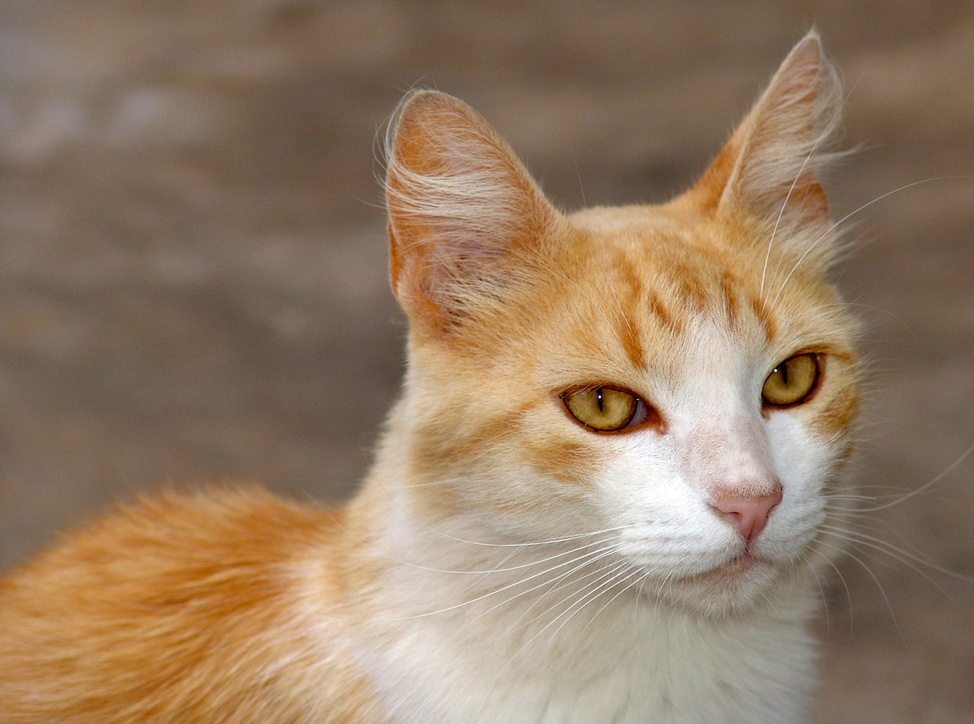
#> input picture img1.jpg, 974 x 724 px, shrunk from 2400 x 1784 before the run
$ jupyter execute --allow-errors Laboratorio1.ipynb
#> lines starting #> are read from the running program, lines starting #| are printed output that depends on the picture
### HOJA DE TRABAJO #1

[cell 1]
import cv2
import matplotlib.pyplot as plt
import numpy as np

### Problema No. 1

[cell 2]
img = cv2.imread("img1.jpg")
#> img is the input picture: shape (724, 974, 3); mean B, G, R 100.3, 124.3, 148.1
img = cv2.cvtColor(img, cv2.COLOR_BGR2RGB)

[cell 3]
img[0,0]
#> Out = [122, 109, 101]

[cell 4]
plt.imshow(img)
plt.show()

[cell 5]
def activate_color_channels(img_path, color):

#> called with img_path = 'img1.jpg', color = 1
    b, g, r = cv2.split(img)
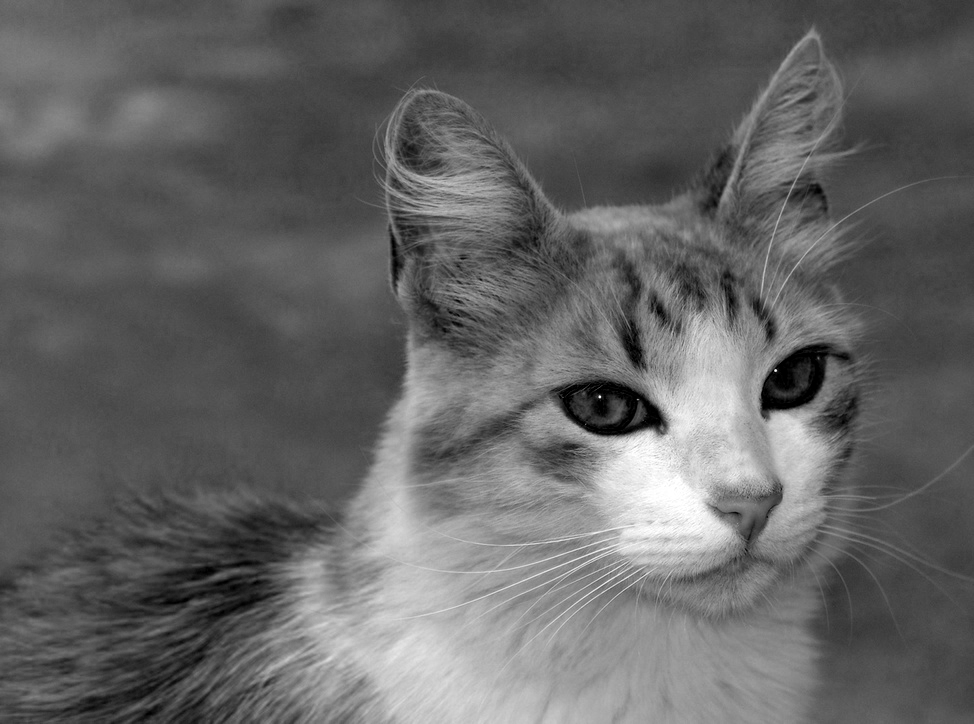
#> r: shape (724, 974); min 0, max 255, mean 100.3

    zeros = np.zeros(img.shape[:2], dtype="uint8")

    if color == 1:
        resolucion = cv2.merge([b, zeros, zeros])
    elif color == 2:
        resolucion = cv2.merge([zeros, g, zeros])
    elif color == 3:
        resolucion = cv2.merge([zeros, zeros, r])
    elif color == 10:
        resolucion = cv2.merge([zeros, g, r])
    elif color == 20:
        resolucion = cv2.merge([b, g, zeros])
    elif color == 30:
        resolucion = cv2.merge([b, zeros, r])
    else:
        raise ValueError("Color debe ser 1, 2, 3, 10, 20, o 30")

    return resolucion

### 1.1 Si el parámetro color vale 1, la imagen debe mostrar activos únicamente el color azul.

[cell 6]
img_path = 'img1.jpg'
color = 1
Resultado1 = activate_color_channels(img_path, color)

[cell 7]
plt.imshow(cv2.cvtColor(Resultado1, cv2.COLOR_BGR2RGB))
plt.axis('off')
plt.show()

[cell 8]
cv2.imwrite("Resultado1.jpg", Resultado1)
#> Out = True

### 1.2 Si el parámetro color vale 2, la imagen debe mostrar activos únicamente el color verde.

[cell 9]
img_path = 'img1.jpg'
color = 2
Resultado2 = activate_color_channels(img_path, color)

[cell 10]
plt.imshow(cv2.cvtColor(Resultado2, cv2.COLOR_BGR2RGB))
plt.axis('off')
plt.show()

[cell 11]
cv2.imwrite("Resultado2.jpg", Resultado2)
#> Out = True

### 1.3 Si el parámetro color vale 3, la imagen debe mostrar activos únicamente el color rojo.

[cell 12]
img_path = 'img1.jpg'
color = 3
Resultado3 = activate_color_channels(img_path, color)

[cell 13]
plt.imshow(cv2.cvtColor(Resultado3, cv2.COLOR_BGR2RGB))
plt.axis('off')
plt.show()

[cell 14]
cv2.imwrite("Resultado3.jpg", Resultado3)
#> Out = True

### 1.4 Si el parámetro color vale 10, la imagen debe mostrar activos únicamente los colores rojo y verde.

[cell 15]
img_path = 'img1.jpg'
color = 10
Resultado4 = activate_color_channels(img_path, color)
#> call 4 of activate_color_channels, with img_path = 'img1.jpg', color = 10
#> in activate_color_channels (call 4), `resolucion = cv2.merge([zeros, g, r])`:
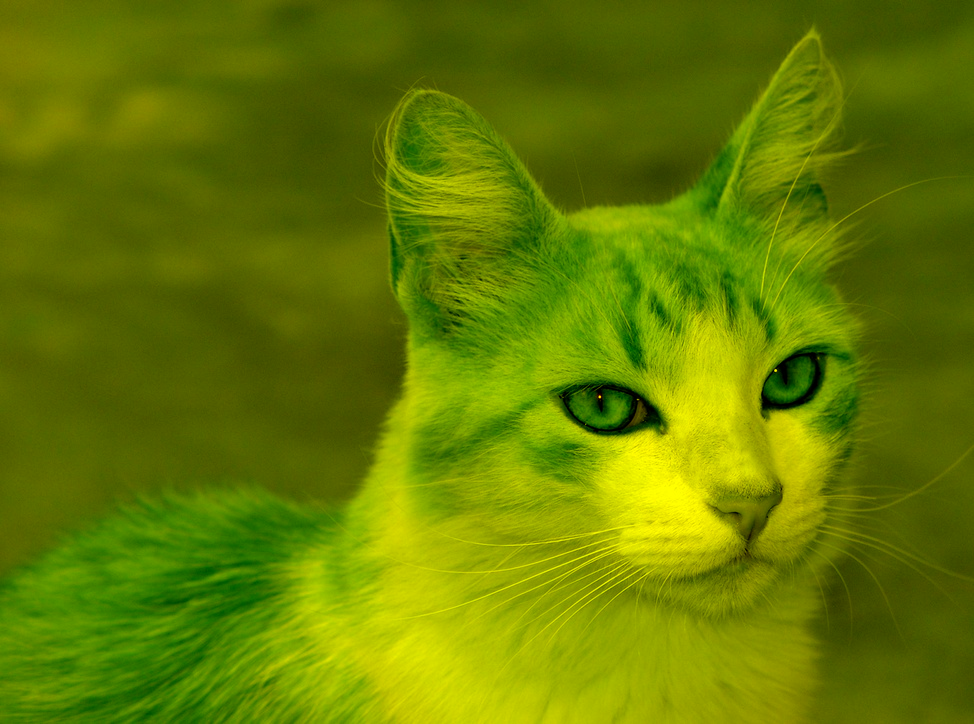
#> resolucion: shape (724, 974, 3); mean of channels 0, 1, 2 0, 124.3, 100.3; drawn as B, G, R

[cell 16]
plt.imshow(cv2.cvtColor(Resultado4, cv2.COLOR_BGR2RGB))
plt.axis('off')
plt.show()

[cell 17]
cv2.imwrite("Resultado4.jpg", Resultado4)
#> Out = True

### 1.5 Si el parámetro color vale 20, la imagen debe mostrar activos únicamente los colores verde y azul

[cell 18]
img_path = 'img1.jpg'
color = 20
Resultado5 = activate_color_channels(img_path, color)
#> in activate_color_channels (call 5), `resolucion = cv2.merge([b, g, zeros])`:
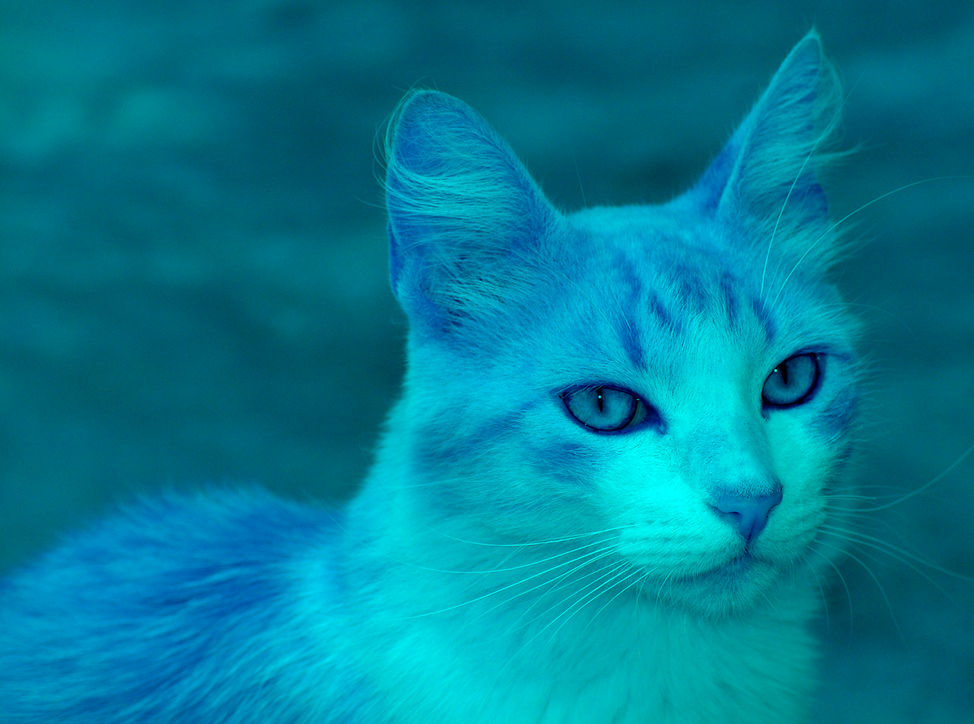
#> resolucion: shape (724, 974, 3); mean of channels 0, 1, 2 148.1, 124.3, 0; drawn as B, G, R

[cell 19]
plt.imshow(cv2.cvtColor(Resultado5, cv2.COLOR_BGR2RGB))
plt.axis('off')
plt.show()

[cell 20]
cv2.imwrite("Resultado5.jpg", Resultado5)
#> Out = True

### 1.6 Si el parámetro color vale 30, la imagen debe mostrar activos únicamente los colores azul y rojo.

[cell 21]
img_path = 'img1.jpg'
color = 30
Resultado6 = activate_color_channels(img_path, color)
#> in activate_color_channels (call 6), `resolucion = cv2.merge([b, zeros, r])`:
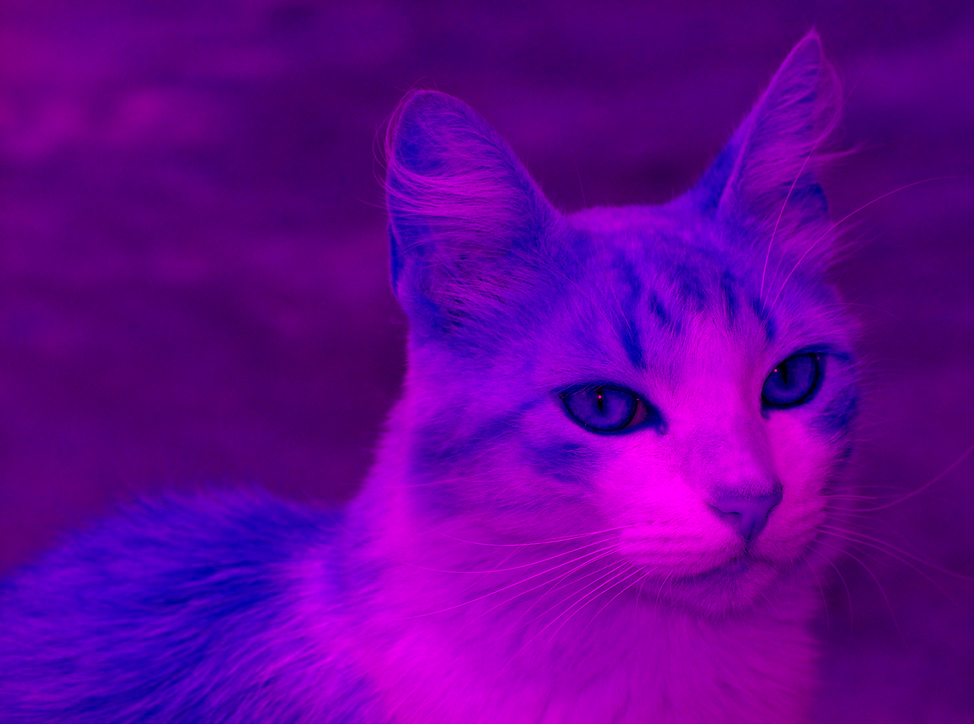
#> resolucion: shape (724, 974, 3); mean of channels 0, 1, 2 148.1, 0, 100.3; drawn as B, G, R

[cell 22]
plt.imshow(cv2.cvtColor(Resultado6, cv2.COLOR_BGR2RGB))
plt.axis('off')
plt.show()

[cell 23]
cv2.imwrite("Resultado6.jpg", Resultado6)
#> Out = True

### Problema No. 2

[cell 24]
def reconstruct_color_image(image1_path, image2_path, image3_path):
#> called with image1_path = 'imagen1_salida_gray_azul.jpg', image2_path = 'imagen1_salida_gray_verde.jpg', image3_path = 'imagen1_salida_gray_rojo.jpg'
    img1 = cv2.imread(image1_path, cv2.IMREAD_GRAYSCALE)
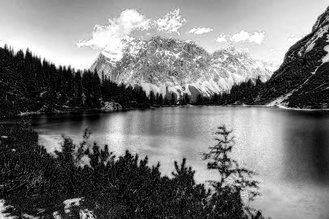
#> input picture imagen1_salida_gray_azul.jpg, 329 x 219 px, shrunk from 810 x 540 before the run
#> img1 is the input picture: shape (219, 329); min 0, max 255, mean 118.1
    img2 = cv2.imread(image2_path, cv2.IMREAD_GRAYSCALE)
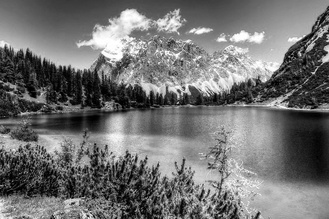
#> input picture imagen1_salida_gray_verde.jpg, 329 x 219 px, shrunk from 810 x 540 before the run
#> img2 is the input picture: shape (219, 329); min 0, max 255, mean 113.9
    img3 = cv2.imread(image3_path, cv2.IMREAD_GRAYSCALE)
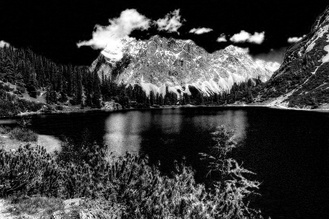
#> input picture imagen1_salida_gray_rojo.jpg, 329 x 219 px, shrunk from 810 x 540 before the run
#> img3 is the input picture: shape (219, 329); min 0, max 255, mean 57.6

    if img1 is None or img2 is None or img3 is None:
        raise ValueError("Una o más imágenes no se pudieron cargar.")

    if img1.shape != img2.shape or img1.shape != img3.shape:
        raise ValueError("Las imágenes deben tener el mismo tamaño.")

    color_image = cv2.merge([img1, img2, img3])
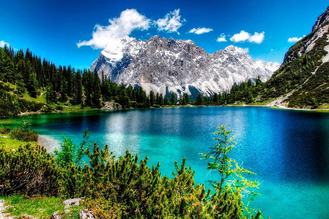
#> color_image: shape (219, 329, 3); mean of channels 0, 1, 2 118.1, 113.9, 57.6; drawn as B, G, R

    return color_image

image1_path = 'imagen1_salida_gray_azul.jpg'
image2_path = 'imagen1_salida_gray_verde.jpg'
image3_path = 'imagen1_salida_gray_rojo.jpg'
result_image = reconstruct_color_image(image1_path, image2_path, image3_path)

plt.imshow(cv2.cvtColor(result_image, cv2.COLOR_BGR2RGB))
plt.axis('off')
plt.show()

cv2.imwrite('imagen_resultado1.jpg', result_image)
#> Out = True

[cell 25]
def reconstruct_color_image(image1_path, image2_path, image3_path):
#> called with image1_path = 'imagen2_salida_gray_azul.jpg', image2_path = 'imagen2_salida_gray_verde.jpg', image3_path = 'imagen2_salida_gray_rojo.jpg'
    img1 = cv2.imread(image1_path, cv2.IMREAD_GRAYSCALE)
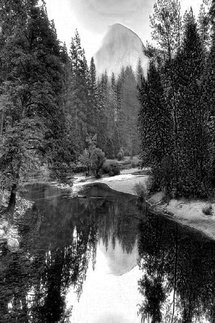
#> input picture imagen2_salida_gray_azul.jpg, 215 x 323 px, shrunk from 530 x 795 before the run
#> img1 is the input picture: shape (323, 215); min 0, max 255, mean 95
    img2 = cv2.imread(image2_path, cv2.IMREAD_GRAYSCALE)
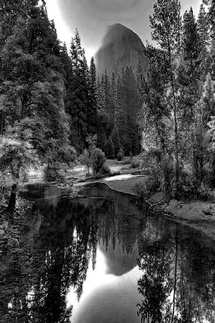
#> input picture imagen2_salida_gray_verde.jpg, 215 x 323 px, shrunk from 530 x 795 before the run
#> img2 is the input picture: shape (323, 215); min 0, max 255, mean 75.3
    img3 = cv2.imread(image3_path, cv2.IMREAD_GRAYSCALE)

    if img1 is None or img2 is None or img3 is None:
        raise ValueError("Una o más imágenes no se pudieron cargar.")

    if img1.shape != img2.shape or img1.shape != img3.shape:
        raise ValueError("Las imágenes deben tener el mismo tamaño.")

    color_image = cv2.merge([img1, img2, img3])

    return color_image

image1_path = 'imagen2_salida_gray_azul.jpg'
image2_path = 'imagen2_salida_gray_verde.jpg'
image3_path = 'imagen2_salida_gray_rojo.jpg'
#> (the rest of this cell did not finish here and is left out)
